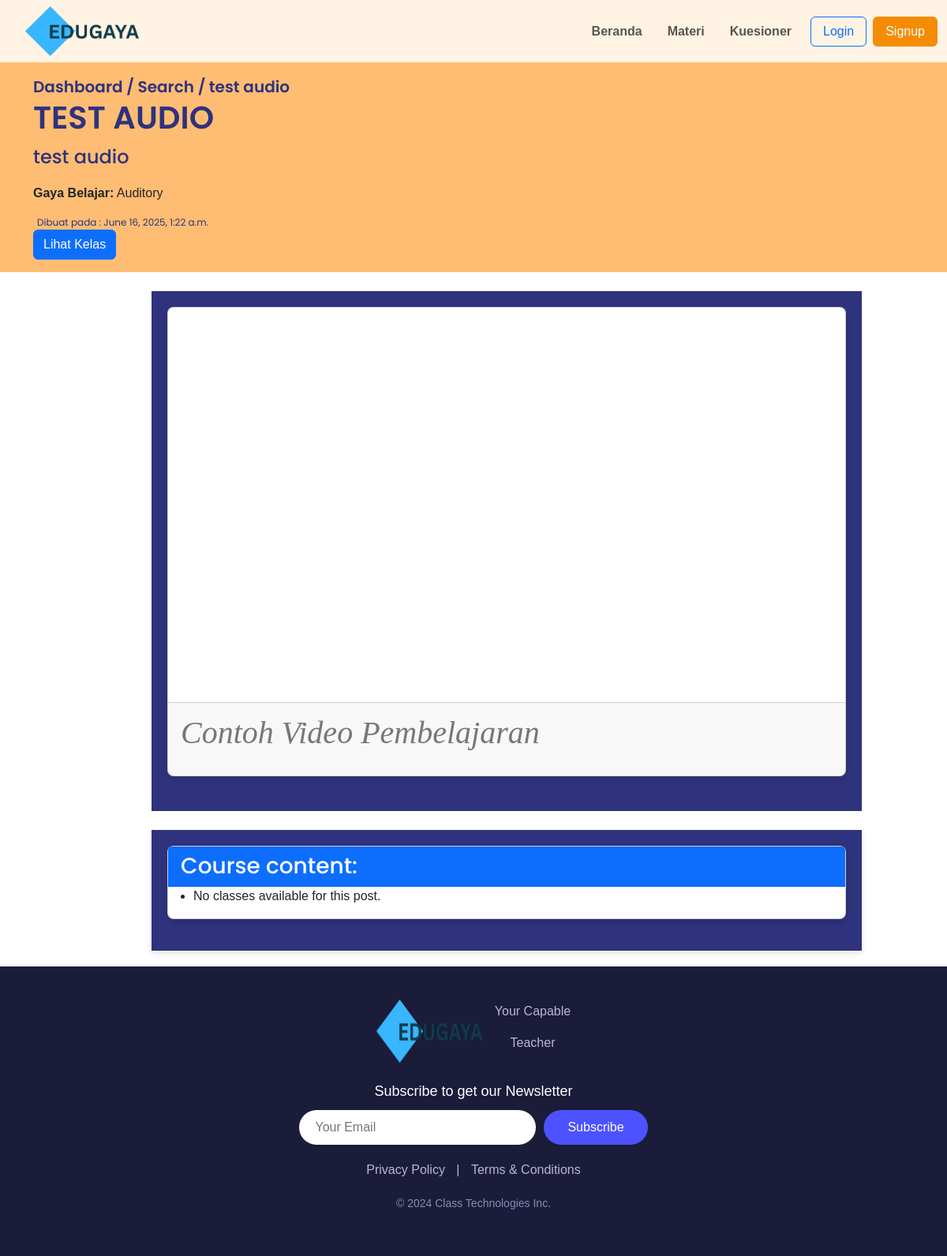
The page /courses_app/post/2/ on the database its author committed.
### courses_app/models.py (models this page shows, shortened)
class Post(models.Model):
    LEARNING_STYLE_CHOICES = [
        ('visual', 'Visual'),
        ('auditory', 'Auditory'),
        ('kinesthetic', 'Kinesthetic'),
    ]
    author = models.ForeignKey(User, on_delete=models.CASCADE)  # Ganti Teacher menjadi User
    title = models.CharField(max_length=200)
    text = models.TextField()
    price = models.DecimalField(max_digits=10, decimal_places=2, default=0.00)
    created_date = models.DateTimeField(default=timezone.now)
    thumbnail = models.ImageField(upload_to='thumbnail', blank=True)
    video = EmbedVideoField(blank=True, null=True)  # Tambahkan field untuk video
    published_date = models.DateTimeField(blank=True, null=True)
    learning_style = models.CharField(max_length=20, choices=LEARNING_STYLE_CHOICES, default='visual')  # Tambahkan ini

### courses_app/views.py (the view)
# urls.py: path('post/<int:pk>/', views.PostDetailView.as_view(), name='post_detail'),
class PostDetailView(DetailView):
    model = Post
    def get_context_data(self, **kwargs):
        context = super().get_context_data(**kwargs)
        post = self.object
        context['classes'] = post.classes.all()
        return context

### courses_app/templates/courses_app/post_detail.html (shortened to what this page needs)
{% extends 'user_app/base.html' %}
{% load static %}
{% block head_block %}
<link rel="stylesheet" href="{% static 'css/post_detail.css' %}">
{% endblock %}
{% load embed_video_tags %}
{% block body_block %}
<div class="py-3" style="background:#FFBD73">
    <div class="container">
        <a class="text-breadcrumb" href="{% url 'index' %}" style="font-size: 20px; text-decoration: none !important;"> Dashboard /</a>
        <a class="text-breadcrumb" href="{% url 'post_list' %}" style="font-size: 20px; text-decoration: none !important;"> Search /</a>
        <a class="text-breadcrumb" href="#" style="font-size: 20px; text-decoration: none !important;"> {{ post.title }} </a>
        <h1 class="post-title" >{{ post.title }}</h1>
        <p class="post-content" style="font-size: 24px !important;">
            {{ post.text|slice:":50"|safe|linebreaksbr }}
            <p><strong>Gaya Belajar:</strong> {{ post.get_learning_style_display }}</p>
        </p>
        {% if post.published_date %}
        <div class="date post-date" style="font-size: 12px !important; margin-left: 5px !important;">Dibuat pada : {{ post.published_date }}</div>
        {% else %}
        <a class="btn btn-primary" href="{% url 'post_publish' pk=post.pk %}">Publish</a>
        {% endif %}
        <a href="{% url 'class_list' pk=post.pk %}" class="btn btn-primary">Lihat Kelas</a>
    </div>
</div>
<br>
<div class="item">
    {% if post.video %}
    <div class="card mb-4">
        <div class="card-body" style="height: 500px;">
        </div>
        <div class="card-footer text-muted">
            <p class="deskripsi">Contoh Video Pembelajaran</p>
        </div>
    </div>
    {% else %}
    <div class="alert alert-warning" role="alert">
        No video found for this post.
    </div>
    {% endif %}
</div>
<br>
<div id="content">
    <div class="card">
        <div class="card-header bg-primary text-white">
            <h3 class="title mb-0">Course content:</h3>
        </div>
        <div class="card-body">
            <ul>
                {% if classes %}
                    {% for class in classes %}
                        <li>
                            <strong style="font-size: 16px;">{{ class.class_name }}</strong><br>
                            <em style="font-size: 14px;">{{ class.text }}</em><br>
                        </li>
                    {% endfor %}
                {% else %}
                    <li>No classes available for this post.</li>
                {% endif %}
            </ul>
        </div>
    </div>
</div>
{% endblock %}

### static/css/base.css (style rules this page uses)
* { box-sizing: border-box; }
body { font-family: Arial, Helvetica, sans-serif; margin: 0; }

### courses_app/static/css/post_detail.css (style rules this page uses)
.post-title { text-transform: uppercase; font-family: 'Poppins', sans-serif; color: #2F327D; font-weight: 600; }
.item { margin-left: 16%; margin-right: 40%; background-color: white; padding: 20px; width: 75%; }
.deskripsi { font-size: 40px; font-family:'Times New Roman', Times, serif; }
#content { width: 75%; margin-left: 16%; box-shadow: 0 4px 8px rgba(0, 0, 0, 0.1); padding: 20px; background-color: #2F327D; margin-bottom: 10px; color: white; }
.title { font-family: 'Lucida Sans', 'Lucida Sans Regular', 'Lucida Grande', 'Lucida Sans Unicode', Geneva, Verdana, sans-serif; }
.text-breadcrumb { font-family: "Poppins", sans-serif; color: #2F327D; font-weight: 600; }
.post-content { color: #2F327D; font-weight: 500; font-family: "Poppins", sans-serif; }
.date.post-date { color: #2F327D; font-family: "Poppins", sans-serif; }
.deskripsi { color: #0000; }
.item { background-color: #2F327D; }
.card { margin-bottom: 20px; border-radius: 8px; box-shadow: 0px 4px 8px rgba(0, 0, 0, 0.1); }
.card-body { padding: 0; }
.card-header { font-size: 20px; font-weight: bold; }
.card-footer { font-size: 14px; font-style: italic; }
.title { font-family: 'Poppins', sans-serif; }
.deskripsi { color: #777; }

### rows shown on the page
Post: title "test audio", title "TEST AUDIO", text "test audio", learning_style "Auditory", published_date "June 16, 2025, 1:22 a.m."
